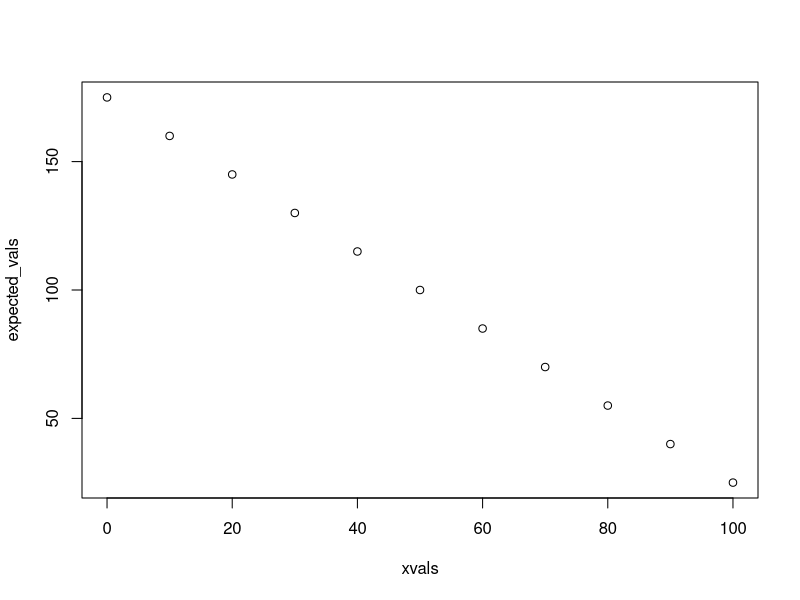
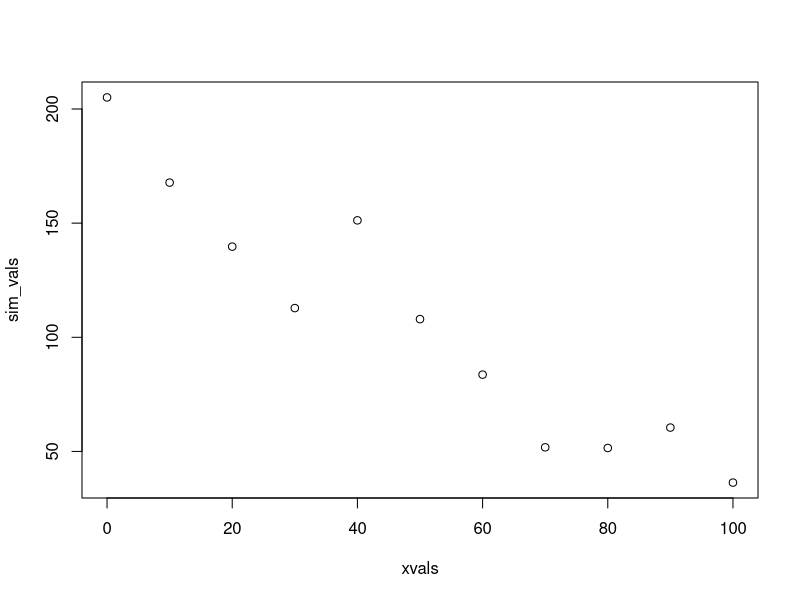
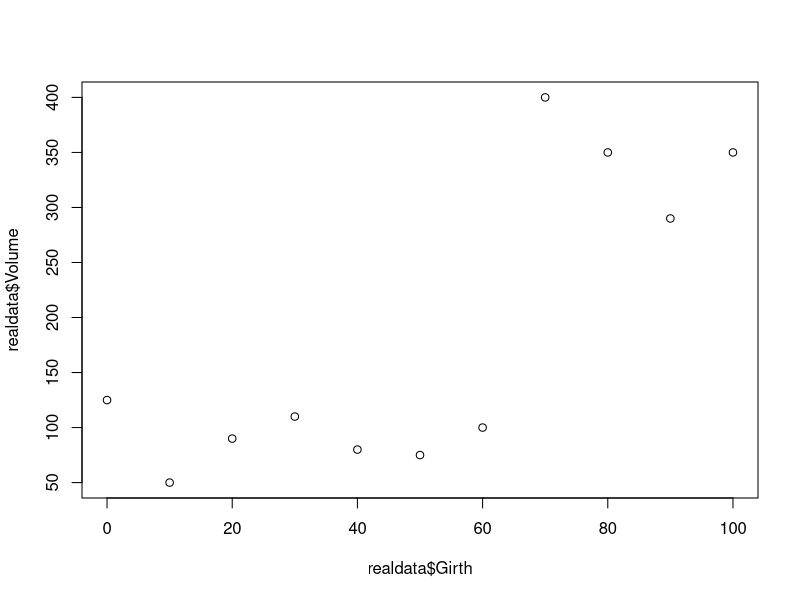
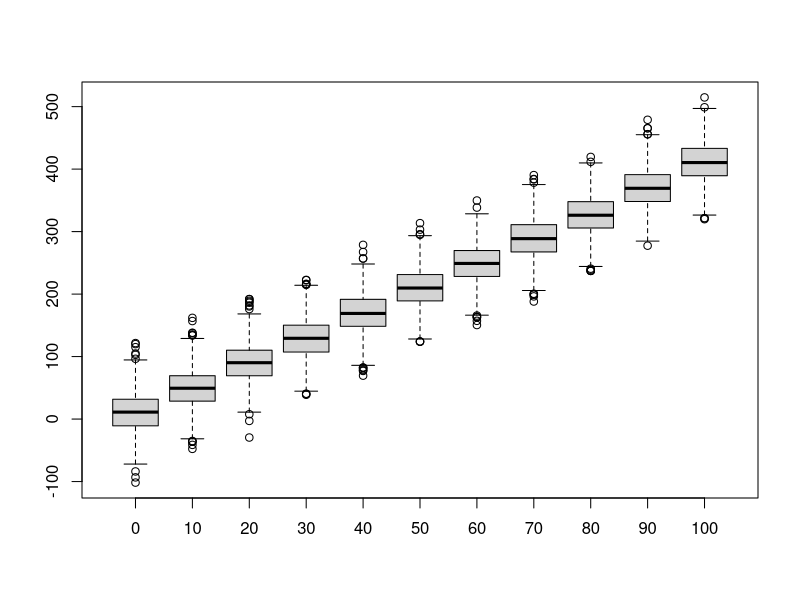
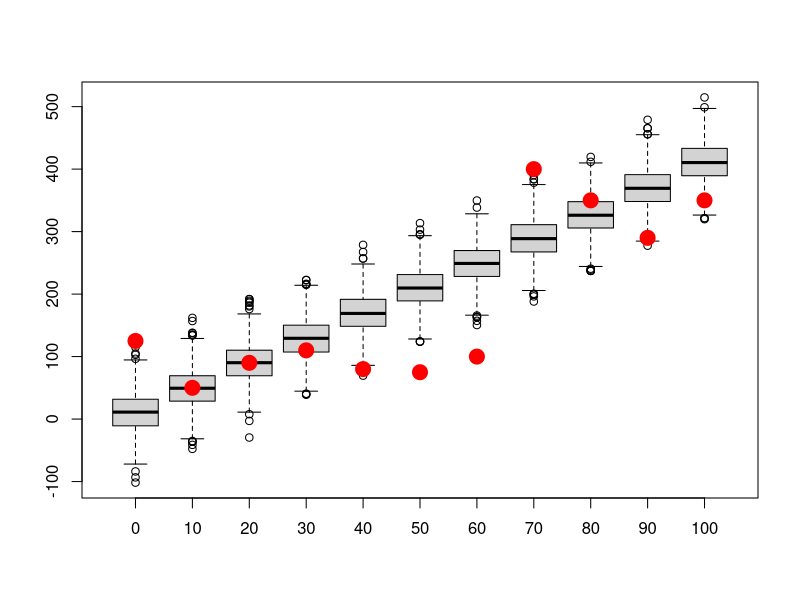
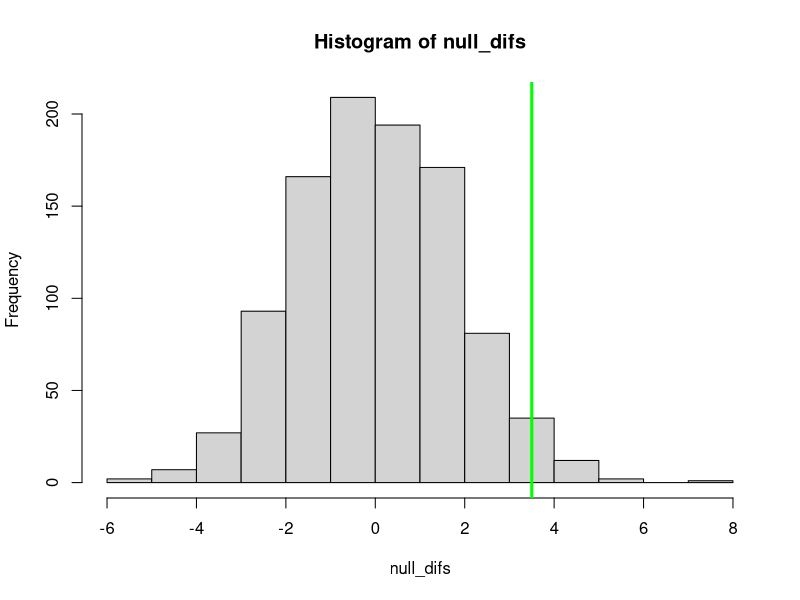

Generate these figures, in order, with R:

############################################################
####                                                    ####  
####  NRES 746, Lecture 3                               ####
####                                                    ####
####  Kevin Shoemaker                                   #### 
####  University of Nevada, Reno                        ####
####                                                    #### 
############################################################


############################################################
####  The virtual ecologist                             ####
####     Building data simulation models                ####
############################################################



###########
# Random number generators (a key component of data simulation models- but usually not the whole story)

runif(1,0,25)   # draw random numbers from various probability distributions
rpois(1,3.4)
rnorm(1,22,5.4)


#############
# Short exercise:

# Generate 50 samples from Normal(mean=10,sd=5) 


# Generate 1000 samples from Poisson(mean=50)


# Generate 10 samples from Beta(shape1=0.1,shape2=0.1)



############
# SIMULATE DATA GENERATION: decompose into deterministic and stochastic components 

##########
# Deterministic component: define function for transforming a predictor variable into an expected response (linear regression)

    # Arguments:
      # x: vector of covariate values
      # a: the intercept of a linear relationship mapping the covariate to an expected response
      # b: the slope of a linear relationship mapping the covariate to an expected response

deterministic_component <- function(x,a,b){
  linear <- a + b*x   # specify a deterministic, linear functional form
  return(linear)
}

xvals = seq(0,100,10)  # define the values of a hypothetical predictor variable (e.g., tree girth)

expected_vals <- deterministic_component(xvals,175,-1.5)   # use the deterministic component to determine the expected response (e.g., tree volume)
expected_vals

plot(xvals,expected_vals)   # plot out the relationship


##########
# Stochastic component: define a function for transforming an expected (deterministic) response and adding a layer of "noise" on top!

    # Arguments:
      # x: vector of expected responses
      # variance: variance of the "noise" component of your data simulation model
stochastic_component <- function(x,variance){     
  sd <- sqrt(variance)       # convert variance to standard deviation       
  stochvals <- rnorm(length(x),x,sd)       # add a layer of "noise" on top of the expected response values
  return(stochvals)
}

    ### Simulate stochastic data!!
sim_vals <- stochastic_component(expected_vals,variance=500)   # try it- run the function to add noise to your expected values. 

plot(xvals,sim_vals)     # plot it- it should look much more "noisy" now!

# ALTERNATIVELY:

sim_vals <- stochastic_component(deterministic_component(xvals,175,-1.5),500)    # stochastic "shell" surrounds a deterministic "core"    


############
# Goodness-of-fit test!

    # Does the data fall into the range of plausble data produced by this fully specified model?

############
# Imagine you have the following "real" data (e.g., tree volumes). 

realdata <- data.frame(Volume=c(125,50,90,110,80,75,100,400,350,290,350),Girth=xvals)
plot(realdata$Girth,realdata$Volume)


#############
# Let's simulate many datasets from our hypothesized data generating model (intercept=10,slope=4,variance=1000):

reps <- 1000    # specify number of replicate datasets to generate
samplesize <- nrow(realdata)    # define the number of data points we should generate for each simulation "experiment"
simresults <- array(0,dim=c(samplesize,reps))   # initialize a storage array for results 
for(i in 1:reps){       # for each independent simulation "experiment":
  exp_vals <- deterministic_component(realdata$Girth,a=10,b=4)          # simulate the expected tree volumes for each measured girth value
  sim_vals <- stochastic_component(exp_vals,1000)  # add stochastic noise
  simresults[,i] <- sim_vals   # store the simulated data for later
}

    # now make a boxplot of the results
boxplot(t(simresults),xaxt="n")    # (repeat) make a boxplot of the simulation results
axis(1,at=c(1:samplesize),labels=realdata$Girth)                          # add x axis labels 


#########
# Now overlay the "real" data
    # how well does the model fit the data?

boxplot(lapply(1:nrow(simresults), function(i) simresults[i,]),xaxt="n")    # (repeat) make a boxplot of the simulation results
axis(1,at=c(1:samplesize),labels=realdata$Girth)                          # add x axis labels 
points(c(1:samplesize),realdata$Volume,pch=20,cex=3,col="red",xaxt="n")     # this time, overlay the "real" data 


###########
# Using data simulation to flesh out sampling distributions for frequentist inference 

    # e.g., the "brute force t test" example:

reps <- 1000                    # number of replicate samples to generate
null_difs <- numeric(reps)              # storage vector for the test statistic for each sample
for(i in 1:reps){
  sampleA <- rnorm(10,10,4)        # sample representing "groups" A and B under the null hypothesis
  sampleB <- rnorm(10,10,4)
  null_difs[i] <- mean(sampleA)-mean(sampleB)         # test statistic (model result)
}

hist(null_difs)           # plot out the sampling distribution
abline(v=3.5,col="green",lwd=3)


###############
# Power analysis example: designing a monitoring program for a rare species


   ### first, let's develop some helper functions:

########
# function for computing the number of observed/detected animals in a single survey

    # Arguments:
      # TrueN: true population abundance
      # surveyors: number of survey participants each day
      # days: survey duration, in days

NumObserved <- function(TrueN=1000,surveyors=1,days=3){
  probPerPersonDay <- 0.02      # define the probability of detection per animal per person-day [hard-coded- potentially bad coding practice!]
  probPerDay <- 1-(1-probPerPersonDay)^surveyors      # define the probability of detection per animal per day (multiple surveyors)(animal must be detected at least once)
  probPerSurvey <- 1-(1-probPerDay)^days       # define the probability of detection per animal for the entire survey
  nobs <- rbinom(1,size=TrueN,prob=probPerSurvey)     # simulate the number of animals detected!
  return(nobs)
}
NumObserved(TrueN=500,surveyors=2,days=7)   # test the new function


#########
# function for computing expected abundance dynamics of a declining population (deterministic component!)

    # Arguments:
      # LastYearAbund: true population abundance in the previous year
      # trend: proportional change in population size from last year

ThisYearAbund <- function(LastYearAbund=1000,trend=-0.03){
  CurAbund <- LastYearAbund + trend*LastYearAbund    # compute abundance this year
  CurAbund <- floor(CurAbund)  # can't have fractional individuals!
  return(CurAbund)
}
ThisYearAbund(LastYearAbund=500,trend=-0.03)    # test the new function

# NOTE: we could introduce stochastic population dynamics (or density dependence, etc!) for a more realistic model, but we are omitting this here. 


########
# develop a function for simulating monitoring data from a declining population

    # Arguments:
      # initabund: true initial population abundance
      # trend: proportional change in population size from last year
      # years: duration of simulation
      # observers: number of survey participants each day
      # days: survey duration, in days
      # survint: survey interval, in years (e.g., 2 means surveys are conducted every other year)

SimulateMonitoringData <- function(initabund=1000,trend=-0.03,years=25,observers=1,days=3,survint=2){
  prevabund <- initabund        # initialize "previous-year abundance" at initial abundance 
  detected <- numeric(years)     # set up storage variable
  for(y in 1:years){            # for each year of the simulation:
    thisAbund <- ThisYearAbund(prevabund,trend)             # compute the current abundance on the basis of the trend
    detected[y] <- NumObserved(thisAbund,observers,days)     # sample the current population using this monitoring scheme
    prevabund <- thisAbund   # set this years abundance as the previous years abundance (to set up the simulation for next year)
  }
  surveyed <- c(1:years)%%survint==0    # which years were surveys actually performed?
  detected[!surveyed] <- NA            # if the survey is not performed that year, return a missing value
  return(detected)       # return the number of individuals detected
}

SimulateMonitoringData(initabund=1000,trend=-0.03,years=25,observers=1,days=3,survint=2)    # test the new function


#########
# finally, develop a function for assessing whether or not a decline was detected:

    # Arguments:
      # monitoringData: simulated results from a long-term monitoring study
      # alpha: define acceptable type-I error rate (false positive rate)

IsDecline <- function(monitoringData,alpha=0.05){
  time <- 1:length(monitoringData)      # vector of survey years
  model <- lm(monitoringData~time)    # for now, let's use ordinary linear regression (perform linear regression on simulated monitoring data)
  p_value <- summary(model)$coefficients["time","Pr(>|t|)"]      # extract the p-value  
  isdecline <- ifelse(summary(model)$coefficients["time","Estimate"]<0,TRUE,FALSE)     # determine if the simulated monitoring data determined a "significant" decline
  sig_decline <- ifelse((p_value<=alpha)&(isdecline),TRUE,FALSE)    # if declining and significant trend, then the monitoring protocol successfully diagnosed a decline
  return(sig_decline)
}

IsDecline(monitoringData=c(10,20,NA,15,1),alpha=0.05)    # test the function


###########
# Lab exercise: develop a "power" function to return the statistical power to detect a decline under alternative monitoring schemes...

nreps <- 10000      # set number of replicate monitoring "experiments"
initabund <- 1000    # set initial population abundance.

GetPower <- function(nreps=nreps,initabund=initabund,trend=-0.03,years=25,observers=1,days=3,survint=2,alpha=0.05){
     # fill this in!
  return(Power)
}
